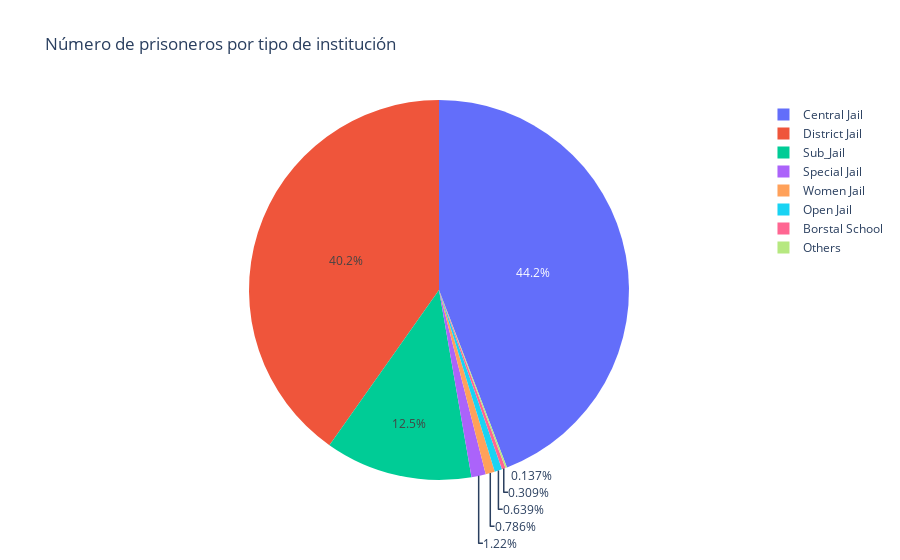

The notebook cell this image was saved under:
### Markdown cell above
### Grafica del número de prisioneros por tipo de institución

### Code cell
totalbyjail_type = df[df.jail_type != 'Total'].groupby('jail_type')['grand_total'].sum().reset_index()
px.pie(totalbyjail_type, values='grand_total', names='jail_type', title='Número de prisoneros por tipo de institución')

### Figure 1 — Plotly figure (JSON) as saved in the notebook; plotly's stock layout.template omitted (floating-point values rounded to 4 significant figures)
{"data": [{"domain": {"x": [0, 1], "y": [0, 1]}, "hovertemplate": "jail_type=%{label}<br>grand_total=%{value}<extra></extra>", "labels": ["Borstal School", "Central Jail", "District Jail", "Open Jail", "Others", "Special Jail", "Sub_Jail", "Women Jail"], "legendgroup": "", "name": "", "showlegend": true, "type": "pie", "values": [14527, 2077304, 1891241, 30035, 6438, 57261, 588921, 36983]}], "layout": {"legend": {"tracegroupgap": 0}, "title": {"text": "Número de prisoneros por tipo de institución"}}}
